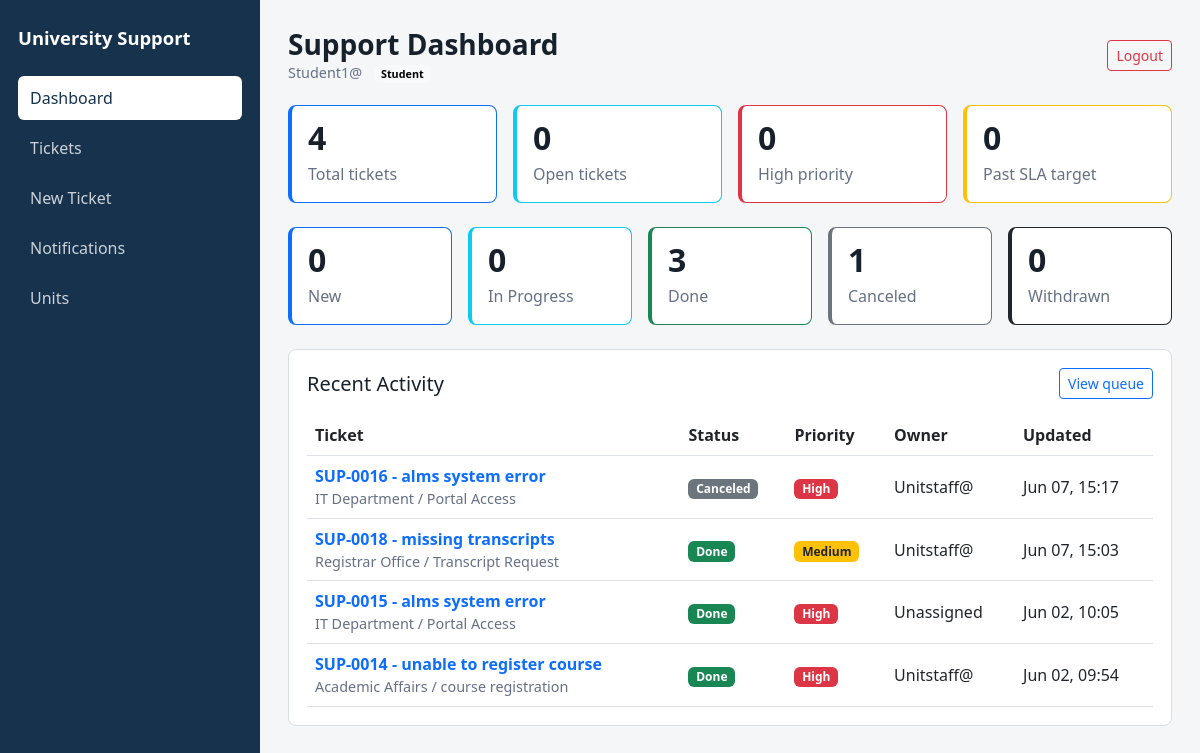
Page /api/ui/dashboard/ (signed in) on the earlier database version.
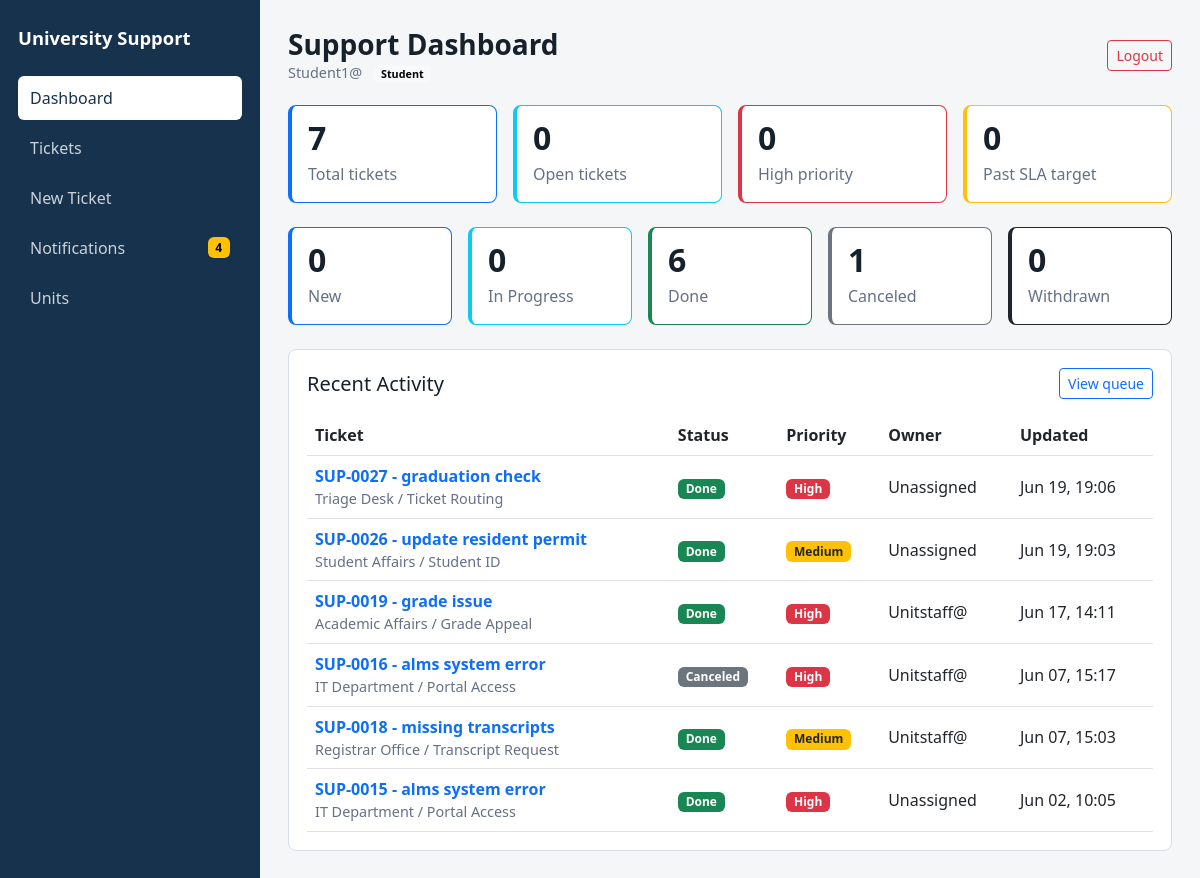
Same page on the later database version.
### tickets/models.py (models this page shows, shortened)
class Ticket(models.Model):
    STATUS_CHOICES = [
        ('new', 'New'),
        ('in_progress', 'In Progress'),
        ('done', 'Done'),
        ('canceled', 'Canceled'),
        ('withdrawn', 'Withdrawn'),
    ]
    PRIORITY_CHOICES = [
        ('low', 'Low'),
        ('medium', 'Medium'),
        ('high', 'High'),
    ]
    unit = models.ForeignKey(Unit, on_delete=models.CASCADE, related_name='tickets')
    topic = models.ForeignKey(Topic, on_delete=models.CASCADE, related_name='tickets')
    created_by = models.ForeignKey(User, on_delete=models.CASCADE, related_name='created_tickets')
    assigned_to = models.ForeignKey(
        User,
        on_delete=models.SET_NULL,
        related_name='assigned_tickets',
        null=True,
        blank=True,
    )
    title = models.CharField(max_length=255)
    description = models.TextField()
    contact_email = models.EmailField(blank=True)
    status = models.CharField(max_length=20, choices=STATUS_CHOICES, default='new')
    priority = models.CharField(max_length=20, choices=PRIORITY_CHOICES, default='medium')
    created_at = models.DateTimeField(auto_now_add=True)
    updated_at = models.DateTimeField(auto_now=True)
    @property
    def ticket_number(self):
        if not self.id:
            return 'SUP-DRAFT'
        return f'SUP-{self.id:04d}'
    @property
    def status_badge_class(self):
        return {
            'new': 'bg-primary',
            'in_progress': 'bg-info text-dark',
            'done': 'bg-success',
            'canceled': 'bg-secondary',
            'withdrawn': 'bg-dark',
        }.get(self.status, 'bg-secondary')
    @property
    def priority_badge_class(self):
        return {
            'high': 'bg-danger',
            'medium': 'bg-warning text-dark',
            'low': 'bg-success',
        }.get(self.priority, 'bg-secondary')

class Unit(models.Model):
    name = models.CharField(max_length=255)
    description = models.TextField(blank=True, null=True)
    parent = models.ForeignKey('self', null=True, blank=True, on_delete=models.CASCADE)

class Topic(models.Model):
    unit = models.ForeignKey(Unit, on_delete=models.CASCADE, related_name='topics')
    name = models.CharField(max_length=255)
    description = models.TextField(blank=True, null=True)

### tickets/views.py (the view)
# urls.py: path('ui/dashboard/', views.dashboard_page, name='dashboard'),
def dashboard_page(request):
    if not request.user.is_authenticated:
        return redirect('/api/login/')
    role = get_user_role(request.user)
    tickets = visible_tickets_for(request.user)
    open_tickets = tickets.filter(status__in=['new', 'in_progress'])
    sla_risk_count = sum(1 for ticket in open_tickets if ticket.is_sla_breached)
    recent_tickets = tickets.order_by('-updated_at')[:6]
    return render(request, 'tickets/dashboard.html', {
        'role': role,
        'hide_user_identity': request.user.username == 'admin_demo',
        'total_units': Unit.objects.count(),
        'total_topics': Topic.objects.count(),
        'total_tickets': tickets.count(),
        'open_tickets': open_tickets.count(),
        'high_priority': open_tickets.filter(priority='high').count(),
        'sla_risk_count': sla_risk_count,
        'unassigned_tickets': tickets.filter(assigned_to__isnull=True).count(),
        'status_cards': status_cards_for(tickets),
        'recent_tickets': recent_tickets,
    })

### tickets/context_processors.py (called while the page is built)
def notifications(request):
    if request.user.is_authenticated:
        return {
            'unread_notifications_count': request.user.notifications.filter(is_read=False).count()
        }
    return {'unread_notifications_count': 0}

### tickets/views.py (called while the page is built)
def get_user_role(user):
    if not user.is_authenticated:
        return ''
    return user.groups.first().name if user.groups.exists() else ''

def visible_tickets_for(user):
    tickets = Ticket.objects.select_related(
        'unit',
        'topic',
        'created_by',
        'assigned_to',
    )
    role = get_user_role(user)
    if role == 'Student':
        return tickets.filter(created_by=user)
    if role == 'Unit Staff' and not user.is_staff:
        return tickets.filter(Q(assigned_to=user) | Q(assigned_to__isnull=True))
    return tickets

### tickets/templates/tickets/dashboard.html (shortened to what this page needs)
{% extends "tickets/base.html" %}
{% block page_title %}Support Dashboard{% endblock %}
{% block content %}
<div class="row g-3 mb-4">
    <div class="col-md-3">
        <div class="metric border-primary">
            <div class="metric-value">{{ total_tickets }}</div>
            <div class="metric-label">Total tickets</div>
        </div>
    </div>
    <div class="col-md-3">
        <div class="metric border-info">
            <div class="metric-value">{{ open_tickets }}</div>
            <div class="metric-label">Open tickets</div>
        </div>
    </div>
    <div class="col-md-3">
        <div class="metric border-danger">
            <div class="metric-value">{{ high_priority }}</div>
            <div class="metric-label">High priority</div>
        </div>
    </div>
    <div class="col-md-3">
        <div class="metric border-warning">
            <div class="metric-value">{{ sla_risk_count }}</div>
            <div class="metric-label">Past SLA target</div>
        </div>
    </div>
</div>
<div class="row g-3 mb-4">
    {% for card in status_cards %}
        <div class="col-md">
            <div class="metric {{ card.class }}">
                <div class="metric-value">{{ card.count }}</div>
                <div class="metric-label">{{ card.label }}</div>
            </div>
        </div>
    {% endfor %}
</div>
<section class="surface">
    <div class="d-flex justify-content-between align-items-center mb-3">
        <h2 class="h5 mb-0">Recent Activity</h2>
        <a href="/api/ui/tickets/" class="btn btn-outline-primary btn-sm">View queue</a>
    </div>
    {% if recent_tickets %}
        <div class="table-responsive">
            <table class="table table-hover align-middle mb-0">
                <thead>
                    <tr>
                        <th>Ticket</th>
                        <th>Status</th>
                        <th>Priority</th>
                        <th>Owner</th>
                        <th>Updated</th>
                    </tr>
                </thead>
                <tbody>
                    {% for ticket in recent_tickets %}
                        <tr>
                            <td>
                                <a href="/api/ui/tickets/{{ ticket.id }}/" class="fw-semibold text-decoration-none">
                                    {{ ticket.ticket_number }} - {{ ticket.title }}
                                </a>
                                <div class="muted-small">{{ ticket.unit.name }} / {{ ticket.topic.name }}</div>
                            </td>
                            <td><span class="badge {{ ticket.status_badge_class }}">{{ ticket.get_status_display }}</span></td>
                            <td><span class="badge {{ ticket.priority_badge_class }}">{{ ticket.get_priority_display }}</span></td>
                            <td>{{ ticket.assigned_to.username|default:"Unassigned" }}</td>
                            <td>{{ ticket.updated_at|date:"M d, H:i" }}</td>
                        </tr>
                    {% endfor %}
                </tbody>
            </table>
        </div>
    {% else %}
        <p class="mb-0 text-muted">No tickets available.</p>
    {% endif %}
</section>
{% endblock %}

### tickets/templates/tickets/base.html (shortened to what this page needs)
<!DOCTYPE html>
<html lang="en">
<head>
    <link href="https://cdn.jsdelivr.net/npm/bootstrap@5.3.0/dist/css/bootstrap.min.css" rel="stylesheet">
</head>
<body>
<div class="app-shell">
    <aside class="sidebar">
        <div class="sidebar-title">University Support</div>
        <nav class="nav flex-column">
            <a href="/api/ui/dashboard/" class="nav-link {% if request.resolver_match.url_name == 'dashboard' %}active{% endif %}">Dashboard</a>
            <a href="/api/ui/tickets/" class="nav-link {% if request.resolver_match.url_name == 'ticket_list_page' %}active{% endif %}">Tickets</a>
            <a href="/api/ui/tickets/create/" class="nav-link {% if request.resolver_match.url_name == 'create_ticket_page' %}active{% endif %}">New Ticket</a>
            {% if request.user.is_authenticated %}
                <a href="/api/ui/notifications/" class="nav-link d-flex align-items-center justify-content-between {% if request.resolver_match.url_name == 'notification_list_page' %}active{% endif %}">
                    <span>Notifications</span>
                    {% if unread_notifications_count %}
                        <span class="badge text-bg-warning">{{ unread_notifications_count }}</span>
                    {% endif %}
                </a>
            {% endif %}
            {% if role != "Unit Staff" %}
                <a href="/api/ui/units/" class="nav-link {% if request.resolver_match.url_name == 'unit_list_page' %}active{% endif %}">Units</a>
            {% endif %}
        </nav>
    </aside>
    <main class="main-panel">
        <div class="topbar">
            <div>
                <h1 class="page-title">{% block page_title %}Dashboard{% endblock %}</h1>
                {% if not hide_user_identity %}
                    <div class="muted-small">
                        {{ request.user.username }}
                        {% if role %}<span class="ms-2 badge text-bg-light">{{ role }}</span>{% endif %}
                    </div>
                {% elif role %}
                    <div class="muted-small">
                        <span class="badge text-bg-light">{{ role }}</span>
                    </div>
                {% endif %}
            </div>
            <form method="post" action="/api/logout/">
                <button type="submit" class="btn btn-outline-danger btn-sm">Logout</button>
            </form>
        </div>
        {% block content %}{% endblock %}
    </main>
</div>
</body>
</html>

Differences in the rows shown:
no longer on this page (row unchanged): Ticket: ticket_number "SUP-0014", title "unable to register course", unit.name "Academic Affairs", topic.name "course registration", status "Done", priority "High", assigned_to.username "Unitstaff@", updated_at "Jun 02, 09:54"
added Ticket: ticket_number "SUP-0027", title "graduation check", unit.name "Triage Desk", topic.name "Ticket Routing", status "Done", priority "High", assigned_to.username "Unassigned", updated_at "Jun 19, 19:06"
added Ticket: ticket_number "SUP-0026", title "update resident permit", unit.name "Student Affairs", topic.name "Student ID", status "Done", priority "Medium", assigned_to.username "Unassigned", updated_at "Jun 19, 19:03"
added Ticket: ticket_number "SUP-0019", title "grade issue", unit.name "Academic Affairs", topic.name "Grade Appeal", status "Done", priority "High", assigned_to.username "Unitstaff@", updated_at "Jun 17, 14:11"
Other differences:
{{ unread_notifications_count }}: (not shown) → "4"
{{ total_tickets }}: "4" → "7"
new list line: "6 Done"
list line gone: "3 Done"
